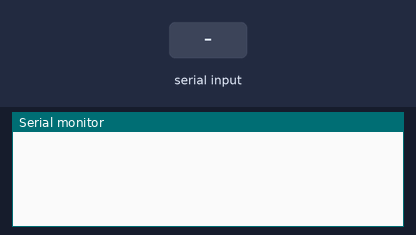
Recording of a sketch running on a simulated Arduino Uno, built with avr-gcc and run on an emulated ATmega328P. On the bench: the last lines printed to the serial monitor. The test bench sets the inputs (shaded band).

Above: at 1.2 s.
1.3 s: "g" received over Serial
At 3.3 s:
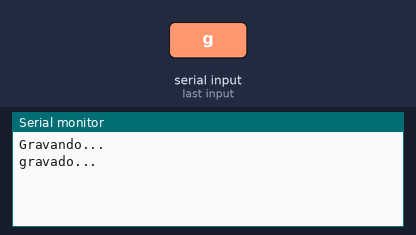
3.8 s: "1" received over Serial
At 5.3 s:
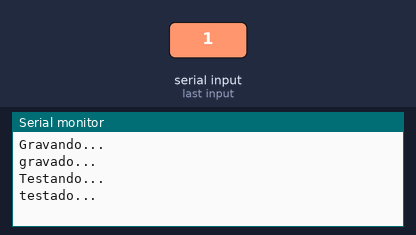

Measured:
- after the input at 1.3 s, the serial monitor: prints a new line after 1.0 s (image 1)
- after the input at 3.8 s, the serial monitor: prints a new line after 1.0 s (image 2)

The sketch:

TestandoArduinoIRComm.ino
```cpp
#include <IRremote.h>

int RECV_PIN = 2;

IRrecv irrecv(RECV_PIN);

long a;
#include <String.h>
#include <ArduinoIRComm.h>
IRSignals irsignals;
arStatus arstatus;

void setup() {
  Serial.begin(57600);
}

//int khz = 38; // 38kHz carrier frequency for the NEC protocol
 // unsigned int irSignal[] =  { // 24 graus
 // 4400, 4350, 550, 1600, 550, 550, 550, 1600, 600, 1550, 600, 500, 550, 550, 550, 1600, 550, 550, 550, 500, 600, 1600, 550, 500, 600, 500, 600, 1550, 600, 1600, 550, 500, 600, 1600, 550, 1600, 600, 500, 550, 1600, 600, 1600, 550, 1600, 550, 1600, 600, 1550, 600, 1600, 550, 500, 600, 1600, 550, 500, 600, 500, 600, 500, 550, 550, 550, 500, 600, 500, 600, 500, 550, 1600, 600, 500, 550, 500, 600, 500, 600, 500, 550, 550, 550, 500, 600, 1600, 550, 500, 600, 1600, 550, 1600, 600, 1550, 600, 1600, 550, 1600, 550, 1600, 650, 5100, 4400, 4300, 600, 1600, 550, 500, 600, 1600, 550, 1600, 550, 550, 550, 500, 600, 1600, 550, 500, 600, 500, 600, 1550, 600, 500, 600, 500, 550, 1600, 600, 1550, 600, 500, 600, 1600, 550, 1600, 550, 550, 550, 1600, 600, 1550, 600, 1600, 550, 1600, 550, 1600, 550, 1600, 600, 500, 600, 1550, 600, 500, 600, 500, 550, 550, 550, 500, 550, 550, 550, 550, 550, 500, 600, 1600, 550, 500, 600, 500, 550, 550, 550, 550, 550, 500, 600, 500, 600, 1550, 600, 500, 550, 1650, 550, 1600, 550, 1600, 550, 1600, 550, 1650, 550, 1600, 650
//  };

void loop() {
  String texto;
  //irsend.sendRaw(irSignal, sizeof(irSignal) / sizeof(irSignal[0]), khz); //Note the approach used to automatically calculate the size of the array.
  if(Serial.available() > 0) {
    texto = Serial.readString();
      Serial.setTimeout(1000);
        if(texto[0] == 'g') {
          Serial.println("Gravando...");
          gravarIR("23",&irsignals,irrecv);
          Serial.println("gravado...");
        }
        else {
          Serial.println("Testando...");
          mandarSinalIR("23", irsignals , &arstatus);
          Serial.println("testado...");
        }

    }
   // delay ( 3000 );
}
```
